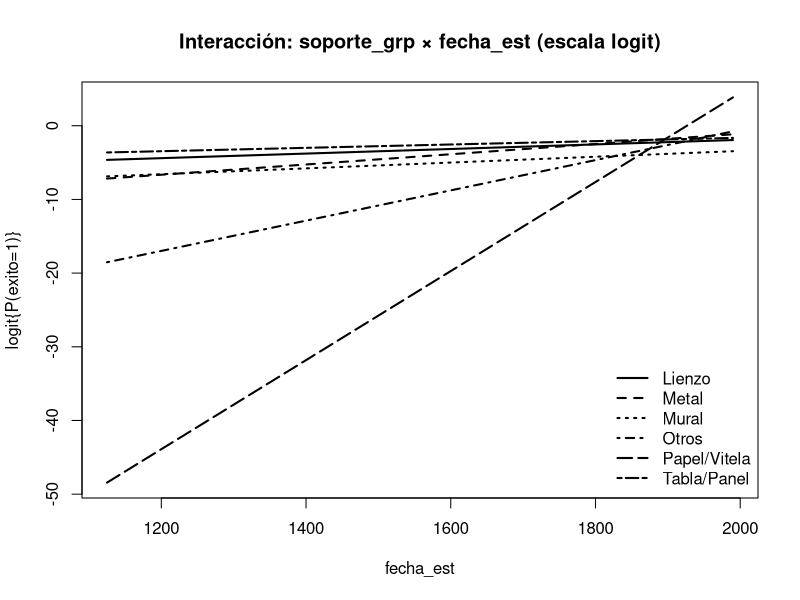
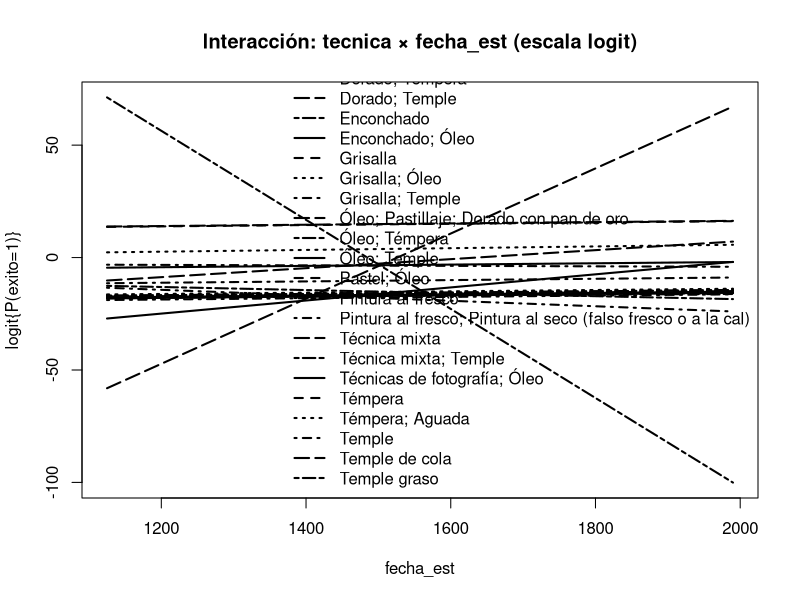
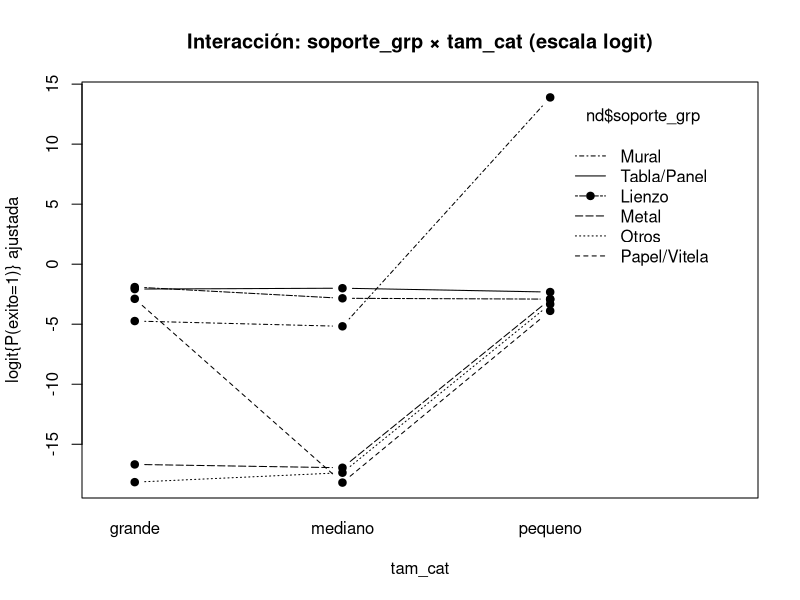
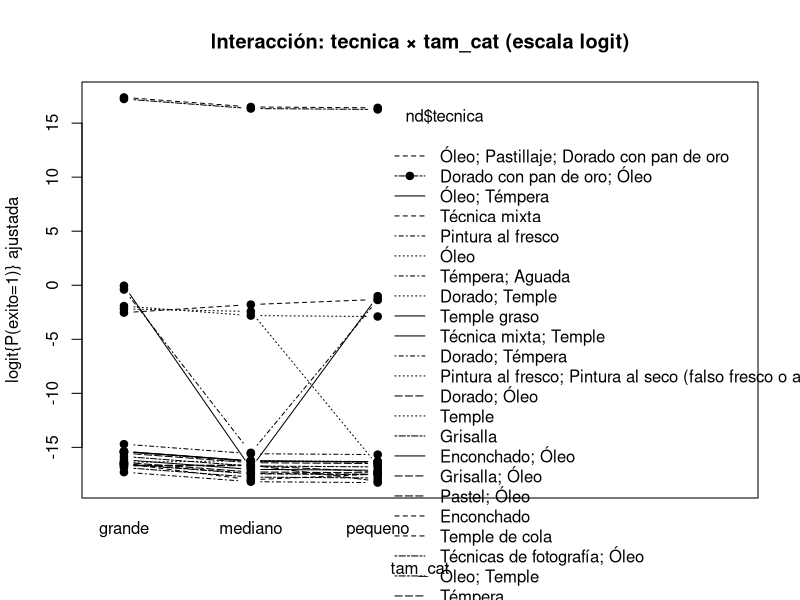
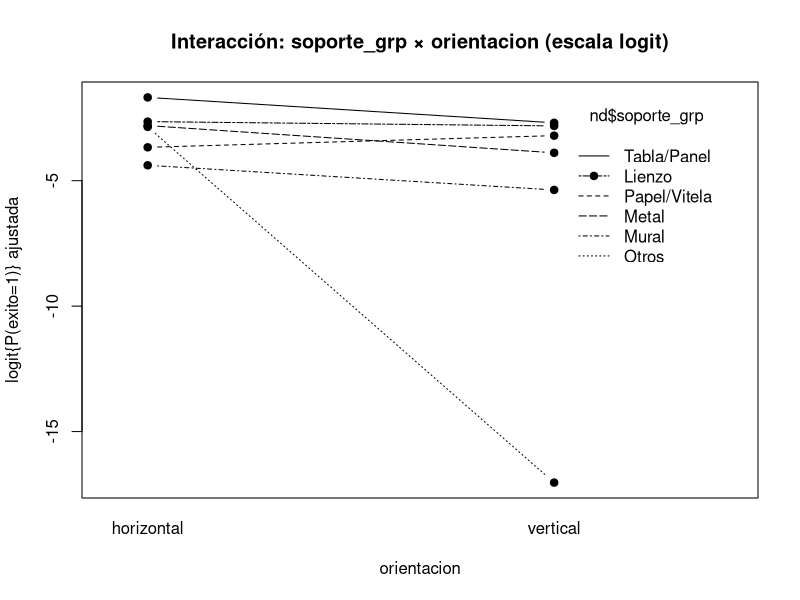

The R script that drew these images, in order:
## ---- chunk 1
df <- read.csv("prado_variables.csv", stringsAsFactors = TRUE)

df$sop_montaje <- as.factor(df$sop_montaje)
df$serie <- as.factor(df$serie)

str(df)
## ---- chunk 2
# 0) Regla estructural: excluir "cuadrado"
df <- subset(df, orientacion != "cuadrado")
df$orientacion <- droplevels(df$orientacion)
dim(df)
## ---- chunk 3
# 1) Niveles de los factores binarios 
df$sop_montaje <- factor(df$sop_montaje, levels = c(0, 1), labels = c("no", "si"))
df$serie       <- factor(df$serie,       levels = c(0, 1), labels = c("no", "si"))

# 2) tam_cat nominal con referencia "pequeno"
df$tam_cat <- factor(df$tam_cat, levels = c("pequeno", "mediano", "grande"))
df$tam_cat <- relevel(df$tam_cat, ref = "pequeno")

# 3) Binarios con referencia "no"
df$sop_montaje <- relevel(df$sop_montaje, ref = "no")
df$serie       <- relevel(df$serie, ref = "no")

# 4) Referencias = nivel más frecuente (para el resto de factores)
ref_orientacion <- names(sort(table(df$orientacion), decreasing = TRUE))[1]
df$orientacion  <- relevel(df$orientacion, ref = ref_orientacion)

ref_soporte <- names(sort(table(df$soporte_grp), decreasing = TRUE))[1]
df$soporte_grp <- relevel(df$soporte_grp, ref = ref_soporte)

ref_tecnica <- names(sort(table(df$tecnica), decreasing = TRUE))[1]
df$tecnica  <- relevel(df$tecnica, ref = ref_tecnica)

ref_autor <- names(sort(table(df$tipo_autor), decreasing = TRUE))[1]
df$tipo_autor <- relevel(df$tipo_autor, ref = ref_autor)

ref_tema <- names(sort(table(df$tema), decreasing = TRUE))[1]
df$tema <- relevel(df$tema, ref = ref_tema)

str(df)
## ---- chunk 4
# Modelo nulo (solo intercepto)
m0 <- glm(exito ~ 1, data = df, family = binomial(link = "logit"))

# Resumen del modelo
cat("\nResumen del modelo:\n")
summary(m0)

# Probabilidad media estimada de éxito (a partir del intercepto)
cat("\nProbabilidad estimada de éxito:\n")
p0 <- plogis(coef(m0)[1])
p0
## ---- chunk 5
library(splines)

# Transformación log1p(fecha_ancho)
df$log_ancho <- log1p(df$fecha_ancho)

# Modelo A: control lineal en log_ancho
m1_lin <- glm(exito ~ ns(fecha_est, 3) + log_ancho,
              data = df, family = binomial(link = "logit"))

# Modelo B: control flexible (spline) en log_ancho
m1_spl <- glm(exito ~ ns(fecha_est, 3) + ns(log_ancho, 3),
              data = df, family = binomial(link = "logit"))

# Resúmenes (por si aparecen warnings / coeficientes raros / SE enormes)
cat("\nResumen del modelo m1_lin (control lineal):\n")
summary(m1_lin)
cat("\nResumen del modelo m1_spl (control flexible spline):\n")
summary(m1_spl)
## ---- chunk 6
# Comparación --> aporte del Bloque 1

# Información
cat("\nAporte de información del Bloque 1 (control lineal):\n")
anova(m0, m1_lin, test="Chisq")
cat("\nAporte de información del Bloque 1 (control flexible spline):\n")
anova(m0, m1_spl, test="Chisq")

# Complejidad
cat("\nAporte de complejidad:\n")
AIC(m0, m1_lin, m1_spl)
BIC(m0, m1_lin, m1_spl)
## ---- chunk 7
# Comparación --> formas funcionales
cat("\nAporte de información entre opciones (m1_lin vs m1_spl)\n")
anova(m1_lin, m1_spl, test="Chisq")
## ---- chunk 8
m1_lin_fecha <- glm(exito ~ fecha_est + log_ancho,
              data = df, family = binomial(link = "logit"))
## ---- chunk 9
# Comparación
# Información
cat("\nAporte de de la opción fecha_est felxible:\n")
anova(m1_lin_fecha, m1_lin, test="Chisq")

# Complejidad
cat("\nComplejidad de la opción fecha_est flexible:\n")
AIC(m1_lin,m1_lin_fecha)
BIC(m1_lin,m1_lin_fecha)
## ---- chunk 10
m1 <- m1_lin_fecha
## ---- chunk 11
# Trnasformación log(area)
df$log_area <- log(df$area)

# BLOQUE 2 (principal candidato): log(area) + orientacion
m2_area <- update(m1, . ~ . + log_area + orientacion)

# BLOQUE 2 (secundario): tam_cat + orientacion
m2_tamcat <- update(m1, . ~ . + tam_cat + orientacion)

# Resúmenes (por si aparecen warnings / coeficientes raros / SE enormes)
cat("\nResumen del modelo m2_area (+ log_area + orientacion):\n")
summary(m2_area)

cat("\nResumen del modelo m2_tamcat (+ tam_cat + orientacion):\n")
summary(m2_tamcat)

# Comparación --> aporte del Bloque 2

# Información
cat("\nAporte de información del Bloque 2 (tamaño continuo):\n")
anova(m1, m2_area, test="Chisq")

cat("\nAporte de información del Bloque 2 (tamaño categórico):\n")
anova(m1, m2_tamcat, test="Chisq")

# Complejidad
cat("\nAporte de complejidad:\n")
AIC(m1, m2_area, m2_tamcat)
BIC(m1, m2_area, m2_tamcat)
## ---- chunk 12
# Version flexible de log(area)
m2_area_spl <- update(m1, . ~ . + splines::ns(log_area, 3) + orientacion)

# Resúmenes (por si aparecen warnings / coeficientes raros / SE enormes)
summary(m2_area_spl)

# Comparaciones
cat("\nAporte de la opción log(area) flexible")
anova(m1, m2_area_spl, test="Chisq")

cat("\nComplejidad de la opción log(area) flexible")
AIC(m2_area, m2_area_spl, m2_tamcat)
BIC(m2_area, m2_area_spl, m2_tamcat)
## ---- chunk 13
m2 <- m2_tamcat
## ---- chunk 14
# BLOQUE 3 (versión base): soporte + técnica
m3_base <- update(m2, . ~ . + soporte_grp + tecnica)

# Resúmenes (por si aparecen warnings / coeficientes raros / SE enormes)
cat("\nResumen del modelo m3_base (soporte_grp + tecnica):\n")
summary(m3_base)

# Comparación--> aporte del Bloque 3

# Información
cat("\nAporte de información del Bloque 3:\n")
anova(m2, m3_base, test = "Chisq")

# Complejidad
cat("\nAporte de complejidad:\n")
AIC(m2, m3_base)
BIC(m2, m3_base)
## ---- chunk 15
# BLOQUE 3 (extendido): + sop_montaje
m3_montaje <- update(m3_base, . ~ . + sop_montaje)

# Resúmenes (por si aparecen warnings / coeficientes raros / SE enormes)
cat("\nResumen del modelo m3_montaje (+ sop_montaje):\n")
summary(m3_montaje)

# Comparación--> aporte de sop_montaje

# Información
cat("\nAporte de informacion de sop_montaje (m3_montaje vs m3_base):\n")
anova(m3_base, m3_montaje, test = "Chisq")

cat("\nComplejidad de sop_montaje:\n")
AIC(m2, m3_base, m3_montaje)
BIC(m2, m3_base, m3_montaje)
## ---- chunk 16
m3 <- m3_montaje
## ---- chunk 17
# BLOQUE 4: + tema
m4 <- update(m3, . ~ . + tema)

# Resumen (por si aparecen warnings / coeficientes raros / SE enormes)
cat("\nResumen del modelo m4 (+ tema):\n")
summary(m4)

# Comparación--> aporte del Bloque 4
# Información
cat("\nAporte de información del Bloque 4:\n")
anova(m3, m4, test = "Chisq")

# Complejidad
cat("\nAporte de complejidad:\n")
AIC(m3, m4)
BIC(m3, m4)
## ---- chunk 18
# BLOQUE 5: + tipo_autor + serie
m5 <- update(m3, . ~ . + tipo_autor + serie)

# Resumen (por si aparecen warnings / coeficientes raros / SE enormes)
cat("\nResumen del modelo m5 (+ tipo_autor + serie):\n")
summary(m5)

# Comparación--> aporte del Bloque 5
# Información
cat("\nAporte de información del Bloque 5:\n")
anova(m3, m5, test = "Chisq")

# Complejidad
cat("\nAporte de complejidad:\n")
AIC(m3, m5)
BIC(m3, m5)

## ---- chunk 19
# modelos parciales del Bloque 5
m5_serie <- update(m3, . ~ . + serie)
m5_autor <- update(m3, . ~ . + tipo_autor)

# Comparaciones --> aportes de los mdoelos parciales dle Bloque 5
# Información
cat("\nAporte de información de 'serie':\n")
anova(m3, m5_serie, test="Chisq")
cat("\nAporte de información de 'tipo_autor':\n")
anova(m3, m5_autor, test="Chisq")

# Complejidad
cat("\nAporte de complejidad:\n")
AIC(m3, m5_serie, m5_autor, m5)
BIC(m3, m5_serie, m5_autor, m5)
## ---- chunk 20
m5 <- m5_serie
## ---- chunk 21
m_final <- glm(
  exito ~ fecha_est + log_ancho +
    tam_cat + orientacion +
    soporte_grp + tecnica + sop_montaje +
    serie,
  data = df, family = binomial(link = "logit")
)
summary(m_final)
## ---- chunk 22
# niveles de referencia factores ([1] porque ya se especificó al inicio del análisis)
ref_tam_cat      <- levels(df$tam_cat)[1]
ref_orientacion  <- levels(df$orientacion)[1]
ref_soporte_grp  <- levels(df$soporte_grp)[1]
ref_tecnica      <- levels(df$tecnica)[1]
ref_sop_montaje  <- levels(df$sop_montaje)[1]
ref_serie        <- levels(df$serie)[1]

# niveles de referencia numéricas (mediana)
fecha0     <- median(df$fecha_est)
log_ancho0 <- median(df$log_ancho)

# =========================================================
# 1) soporte_grp × fecha_est
# =========================================================
m_int_SopFecha <- glm(
  exito ~ fecha_est + log_ancho +
    tam_cat + orientacion +
    soporte_grp + tecnica + sop_montaje +
    serie +
    soporte_grp:fecha_est,
  data = df, family = binomial(link = "logit")
)

x <- seq(min(df$fecha_est, na.rm = TRUE), max(df$fecha_est, na.rm = TRUE), length.out = 200)
lev <- levels(df$soporte_grp)

nd <- expand.grid(
  fecha_est = x,
  soporte_grp = lev,
  KEEP.OUT.ATTRS = FALSE,
  stringsAsFactors = FALSE
)

nd$log_ancho   <- log_ancho0
nd$tam_cat     <- ref_tam_cat
nd$orientacion <- ref_orientacion
nd$tecnica     <- ref_tecnica
nd$sop_montaje <- ref_sop_montaje
nd$serie       <- ref_serie

eta <- predict(m_int_SopFecha, newdata = nd, type = "link")

plot(range(x), range(eta), type = "n",
     xlab = "fecha_est", ylab = "logit{P(exito=1)}",
     main = "Interacción: soporte_grp × fecha_est (escala logit)")

for (i in seq_along(lev)) {
  idx <- nd$soporte_grp == lev[i]
  lines(nd$fecha_est[idx], eta[idx], lty = i, lwd = 2)
}
legend("bottomright", legend = lev, lty = seq_along(lev), lwd = 2, bty = "n")


# =========================================================
# 2) tecnica × fecha_est
# =========================================================
m_int_TecFecha <- glm(
  exito ~ fecha_est + log_ancho +
    tam_cat + orientacion +
    soporte_grp + tecnica + sop_montaje +
    serie +
    tecnica:fecha_est,
  data = df, family = binomial(link = "logit")
)

x <- seq(min(df$fecha_est, na.rm = TRUE), max(df$fecha_est, na.rm = TRUE), length.out = 200)
lev <- levels(df$tecnica)

nd <- expand.grid(
  fecha_est = x,
  tecnica = lev,
  KEEP.OUT.ATTRS = FALSE,
  stringsAsFactors = FALSE
)

nd$log_ancho   <- log_ancho0
nd$tam_cat     <- ref_tam_cat
nd$orientacion <- ref_orientacion
nd$soporte_grp <- ref_soporte_grp
nd$sop_montaje <- ref_sop_montaje
nd$serie       <- ref_serie

eta <- predict(m_int_TecFecha, newdata = nd, type = "link")

plot(range(x), range(eta), type = "n",
     xlab = "fecha_est", ylab = "logit{P(exito=1)}",
     main = "Interacción: tecnica × fecha_est (escala logit)")

for (i in seq_along(lev)) {
  idx <- nd$tecnica == lev[i]
  lines(nd$fecha_est[idx], eta[idx], lty = i, lwd = 2)
}
legend("bottomright", legend = lev, lty = seq_along(lev), lwd = 2, bty = "n")


# =========================================================
# 3) soporte_grp × tam_cat
# =========================================================
m_int_SopTam <- glm(
  exito ~ fecha_est + log_ancho +
    tam_cat + orientacion +
    soporte_grp + tecnica + sop_montaje +
    serie +
    soporte_grp:tam_cat,
  data = df, family = binomial(link = "logit")
)

nd <- expand.grid(
  tam_cat     = levels(df$tam_cat),
  soporte_grp = levels(df$soporte_grp),
  KEEP.OUT.ATTRS = FALSE,
  stringsAsFactors = FALSE
)

nd$fecha_est    <- fecha0
nd$log_ancho    <- log_ancho0
nd$orientacion  <- ref_orientacion
nd$tecnica      <- ref_tecnica
nd$sop_montaje  <- ref_sop_montaje
nd$serie        <- ref_serie

nd$eta <- predict(m_int_SopTam, newdata = nd, type = "link")

interaction.plot(x.factor = nd$tam_cat, trace.factor = nd$soporte_grp,
                 response = nd$eta, type = "b", pch = 19,
                 xlab = "tam_cat", ylab = "logit{P(exito=1)} ajustada",
                 main = "Interacción: soporte_grp × tam_cat (escala logit)")


# =========================================================
# 4) tecnica × tam_cat
# =========================================================
m_int_TecTam <- glm(
  exito ~ fecha_est + log_ancho +
    tam_cat + orientacion +
    soporte_grp + tecnica + sop_montaje +
    serie +
    tecnica:tam_cat,
  data = df, family = binomial(link = "logit")
)

nd <- expand.grid(
  tam_cat = levels(df$tam_cat),
  tecnica = levels(df$tecnica),
  KEEP.OUT.ATTRS = FALSE,
  stringsAsFactors = FALSE
)

nd$fecha_est    <- fecha0
nd$log_ancho    <- log_ancho0
nd$orientacion  <- ref_orientacion
nd$soporte_grp  <- ref_soporte_grp
nd$sop_montaje  <- ref_sop_montaje
nd$serie        <- ref_serie

nd$eta <- predict(m_int_TecTam, newdata = nd, type = "link")

interaction.plot(x.factor = nd$tam_cat, trace.factor = nd$tecnica,
                 response = nd$eta, type = "b", pch = 19,
                 xlab = "tam_cat", ylab = "logit{P(exito=1)} ajustada",
                 main = "Interacción: tecnica × tam_cat (escala logit)")


# =========================================================
# 5) soporte_grp × orientacion
# =========================================================
m_int_SopOri <- glm(
  exito ~ fecha_est + log_ancho +
    tam_cat + orientacion +
    soporte_grp + tecnica + sop_montaje +
    serie +
    soporte_grp:orientacion,
  data = df, family = binomial(link = "logit")
)

nd <- expand.grid(
  orientacion = levels(df$orientacion),
  soporte_grp = levels(df$soporte_grp),
  KEEP.OUT.ATTRS = FALSE,
  stringsAsFactors = FALSE
)

nd$fecha_est    <- fecha0
nd$log_ancho    <- log_ancho0
nd$tam_cat      <- ref_tam_cat
nd$tecnica      <- ref_tecnica
nd$sop_montaje  <- ref_sop_montaje
nd$serie        <- ref_serie

nd$eta <- predict(m_int_SopOri, newdata = nd, type = "link")

interaction.plot(x.factor = nd$orientacion, trace.factor = nd$soporte_grp,
                 response = nd$eta, type = "b", pch = 19,
                 xlab = "orientacion", ylab = "logit{P(exito=1)} ajustada",
                 main = "Interacción: soporte_grp × orientacion (escala logit)")

## ---- chunk 23
# Rangos observados por soporte
tapply(df$fecha_est, df$soporte_grp, range)

# Cortes de fecha_cat
grp_fecha <- cut(df$fecha_est,
breaks = c(1100, 1400, 1700, 2000),
include.lowest = TRUE)

cat("\nFrecuencias por combinación:\n")
xtabs(~ soporte_grp + grp_fecha, data = df)

cat("\nRecuento de éxitos por combinación:\n")
xtabs(exito ~ soporte_grp + grp_fecha, data = df)
## ---- chunk 24
cat("\nFrecuencias por combinación:\n")
xtabs(~ tecnica + grp_fecha, data=df)

cat("\nRecuento de éxitos por combinación:\n")
xtabs(exito ~ tecnica + grp_fecha, data=df)
## ---- chunk 25
cat("\nFrecuencias por combinación:\n")
xtabs(~ tecnica + tam_cat, data=df)

cat("\nRecuento de éxitos por combinación:\n")
xtabs(exito ~ tecnica + tam_cat, data=df)
## ---- chunk 26
cat("\nFrecuencias por combinación:\n")
xtabs(~ soporte_grp + tam_cat, data=df)

cat("\nRecuento de éxitos por combinación:\n")
xtabs(exito ~ soporte_grp + tam_cat, data=df)
## ---- chunk 27
cat("\nFrecuencias por combinación:\n")
xtabs(~ soporte_grp + orientacion, data=df)

cat("\nRecuento de éxitos por combinación:\n")
xtabs(exito ~ soporte_grp + orientacion, data=df)
## ---- chunk 28
# soporte_grp x tam_cat
cat("\n==============================\n soporte_grp x tam_cat \n==============================\n")
m_soporte_tamcat <- update(m_final, . ~ . + soporte_grp:tam_cat)
anova(m_final, m_soporte_tamcat, test = "Chisq")
AIC(m_final, m_soporte_tamcat)
BIC(m_final, m_soporte_tamcat)

# soporte_grp x orientacion
cat("\n==============================\n soporte_grp x orientacion \n==============================\n")
m_soporte_orientacion <- update(m_final, . ~ . + soporte_grp:orientacion)
anova(m_final, m_soporte_orientacion, test = "Chisq")
AIC(m_final, m_soporte_orientacion)
BIC(m_final, m_soporte_orientacion)
## ---- chunk 29
m_completo <- update(m_soporte_tamcat, . ~ . + soporte_grp:orientacion)

anova(m_final, m_soporte_tamcat, test = "Chisq")
AIC(m_final, m_soporte_tamcat)
BIC(m_final, m_soporte_tamcat)
## ---- chunk 30
m_completo <- glm(
  exito ~
    fecha_est + log_ancho +
    tam_cat + orientacion +
    soporte_grp + tecnica + sop_montaje +
    serie +
    soporte_grp:tam_cat,
  data = df,
  family = binomial(link = "logit")
)

summary(m_completo)
## ---- chunk 31
m_reducido <- glm(
  exito ~
    fecha_est + log_ancho +
    tam_cat + orientacion +
    soporte_grp + tecnica + sop_montaje +
    serie,
  data = df,
  family = binomial(link = "logit")
)
## ---- chunk 32
m_reducido <- glm(
  exito ~
    fecha_est + log_ancho +
    tam_cat + orientacion +
    soporte_grp + tecnica + sop_montaje +
    serie,
  data = df,
  family = binomial(link = "logit")
)
## ---- chunk 33
# =========================================================
# MODELOS ALTERNATIVOS CON TEMA (resumen compacto)

# =========================================================
# 1) ESPECIFICACIÓN DE MODELOS (sin summary)
# =========================================================
cat("\n==============================\n1) ESPECIFICACION DE MODELOS\n==============================\n")

# Modelo final principal (sin tema, con Bloque 3, tamaño categórico)
m_final <- glm(
  exito ~ ns(fecha_est, 3) + log_ancho + tam_cat + orientacion +
    soporte_grp + tecnica + sop_montaje + serie,
  data = df, family = binomial(link = "logit")
)
cat("\n[m_final] creado: ajuste completo + tam_cat (SIN tema)\n")

# Ajuste completo + tema (tam_cat)
mT_full_tam <- update(m_final, . ~ . + tema)
cat("[mT_full_tam] creado: ajuste completo + tam_cat (CON tema)\n")

# Modelo final equivalente con log_area (sin tema)
m_final_area <- glm(
  exito ~ ns(fecha_est, 3) + log_ancho + log_area + orientacion +
    soporte_grp + tecnica + sop_montaje + serie,
  data = df, family = binomial(link = "logit")
)
cat("[m_final_area] creado: ajuste completo + log_area (SIN tema)\n")

# Ajuste completo + tema (log_area)
mT_full_area <- update(m_final_area, . ~ . + tema)
cat("[mT_full_area] creado: ajuste completo + log_area (CON tema)\n")

# Sin Bloque 3 + tam_cat (sin tema)
m_noB3_tam <- glm(
  exito ~ ns(fecha_est, 3) + log_ancho + tam_cat + orientacion + serie,
  data = df, family = binomial(link = "logit")
)
cat("[m_noB3_tam] creado: SIN Bloque 3 + tam_cat (SIN tema)\n")

# Sin Bloque 3 + tema (tam_cat)
mT_noB3_tam <- update(m_noB3_tam, . ~ . + tema)
cat("[mT_noB3_tam] creado: SIN Bloque 3 + tam_cat (CON tema)\n")

# Sin Bloque 3 + log_area (sin tema)
m_noB3_area <- glm(
  exito ~ ns(fecha_est, 3) + log_ancho + log_area + orientacion + serie,
  data = df, family = binomial(link = "logit")
)
cat("[m_noB3_area] creado: SIN Bloque 3 + log_area (SIN tema)\n")

# Sin Bloque 3 + tema (log_area)
mT_noB3_area <- update(m_noB3_area, . ~ . + tema)
cat("[mT_noB3_area] creado: SIN Bloque 3 + log_area (CON tema)\n")

# =========================================================
# 2) COMPARACIONES ANOVA (mínimas, aporte de informacion)
# =========================================================
cat("\n==============================\n2) COMPARACIONES (LRT - ANOVA)\n==============================\n")

cat("\n[2.1] Aporte de tema (ajuste completo, tam_cat): m_final vs mT_full_tam\n")
print(anova(m_final, mT_full_tam, test = "Chisq"))

cat("\n[2.2] Aporte de tema (ajuste completo, log_area): m_final_area vs mT_full_area\n")
print(anova(m_final_area, mT_full_area, test = "Chisq"))

cat("\n[2.3] Aporte de tema (SIN Bloque 3, tam_cat): m_noB3_tam vs mT_noB3_tam\n")
print(anova(m_noB3_tam, mT_noB3_tam, test = "Chisq"))

cat("\n[2.4] Aporte de tema (SIN Bloque 3, log_area): m_noB3_area vs mT_noB3_area\n")
print(anova(m_noB3_area, mT_noB3_area, test = "Chisq"))
## ---- chunk 34
# =========================================================
# 3) TABLA AIC/BIC (todos los modelos)
# =========================================================
cat("\n==============================\n3) TABLA AIC / BIC\n==============================\n")

mods <- list(
  m_final      = m_final,
  mT_full_tam  = mT_full_tam,
  m_final_area = m_final_area,
  mT_full_area = mT_full_area,
  m_noB3_tam   = m_noB3_tam,
  mT_noB3_tam  = mT_noB3_tam,
  m_noB3_area  = m_noB3_area,
  mT_noB3_area = mT_noB3_area
)

ic_tab <- data.frame(
  modelo = names(mods),
  df     = sapply(mods, function(m) attr(logLik(m), "df")),
  AIC    = sapply(mods, AIC),
  BIC    = sapply(mods, BIC),
  row.names = NULL
)

print(ic_tab[order(ic_tab$AIC), ])
## ---- chunk 35
# =========================================================
# Dataframe de deltas (con tema - sin tema) para AIC y BIC
# =========================================================

delta_ic <- data.frame(
  situacion = c(
    "Ajuste completo + tam_cat",
    "Ajuste completo + log_area",
    "Sin Bloque 3 + tam_cat",
    "Sin Bloque 3 + log_area"
  ),
  modelo_sin_tema = c("m_final", "m_final_area", "m_noB3_tam", "m_noB3_area"),
  modelo_con_tema = c("mT_full_tam", "mT_full_area", "mT_noB3_tam", "mT_noB3_area"),
  AIC_sin = c(AIC(m_final),      AIC(m_final_area),  AIC(m_noB3_tam),  AIC(m_noB3_area)),
  AIC_con = c(AIC(mT_full_tam),  AIC(mT_full_area),  AIC(mT_noB3_tam), AIC(mT_noB3_area)),
  BIC_sin = c(BIC(m_final),      BIC(m_final_area),  BIC(m_noB3_tam),  BIC(m_noB3_area)),
  BIC_con = c(BIC(mT_full_tam),  BIC(mT_full_area),  BIC(mT_noB3_tam), BIC(mT_noB3_area)),
  stringsAsFactors = FALSE
)

# Deltas: (con tema - sin tema)
delta_ic$delta_AIC <- delta_ic$AIC_con - delta_ic$AIC_sin
delta_ic$delta_BIC <- delta_ic$BIC_con - delta_ic$BIC_sin

# (Opcional) Redondeo para informe
delta_ic$AIC_sin   <- round(delta_ic$AIC_sin, 3)
delta_ic$AIC_con   <- round(delta_ic$AIC_con, 3)
delta_ic$BIC_sin   <- round(delta_ic$BIC_sin, 3)
delta_ic$BIC_con   <- round(delta_ic$BIC_con, 3)
delta_ic$delta_AIC <- round(delta_ic$delta_AIC, 3)
delta_ic$delta_BIC <- round(delta_ic$delta_BIC, 3)

# Mostrar tabla ordenada (por mejora AIC: más negativo = mejor)
delta_ic <- delta_ic[order(delta_ic$delta_AIC), ]

delta_ic
delta_ic[c("situacion", "delta_AIC", "delta_BIC")]
## ---- chunk 36
# asociación ajustado
mA1 <- mT_full_tam

# asociación global
mA2 <- mT_noB3_tam
